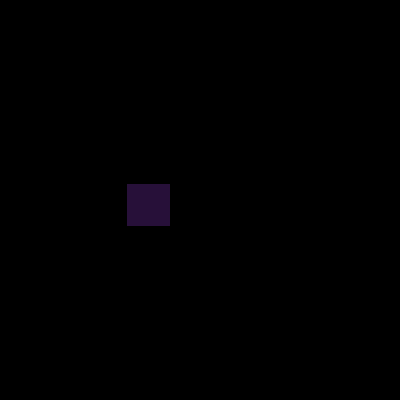
Frame 1 (no input)
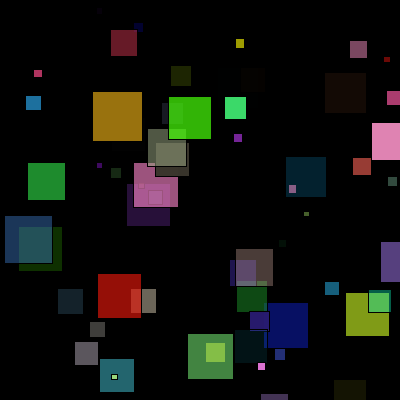
Frame 60 (the mouse pressed at the canvas centre just before this capture)
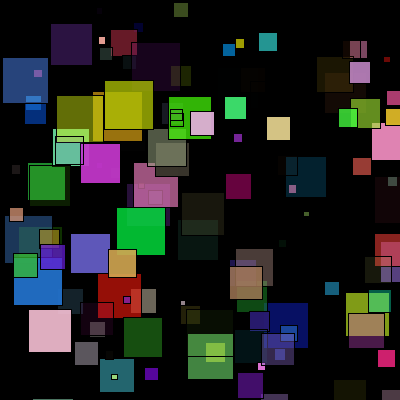
Frame 120 (the mouse held since frame 60 and released just before this capture)

The Processing sketch that drew these frames (run headless with seeded random() and noise(); from frame 60 on, the mouse is pressed at the canvas centre):

// Processing sketch: processing_30459
// ── processing_30459.pde

float r;
float b;
float g;
float a;

float diam;
float x;
float y;

void setup() {
  size(400,400);
  background(0);
  smooth();
}

void draw() {
  r=random(255);
  g=random(255);
  b=random(255);
  a=random(255);
  diam=random(5,50);
  x=random(width);
  y=random(height);

  fill(r,g,b,a);
  rect(x,y,diam,diam);
}               
